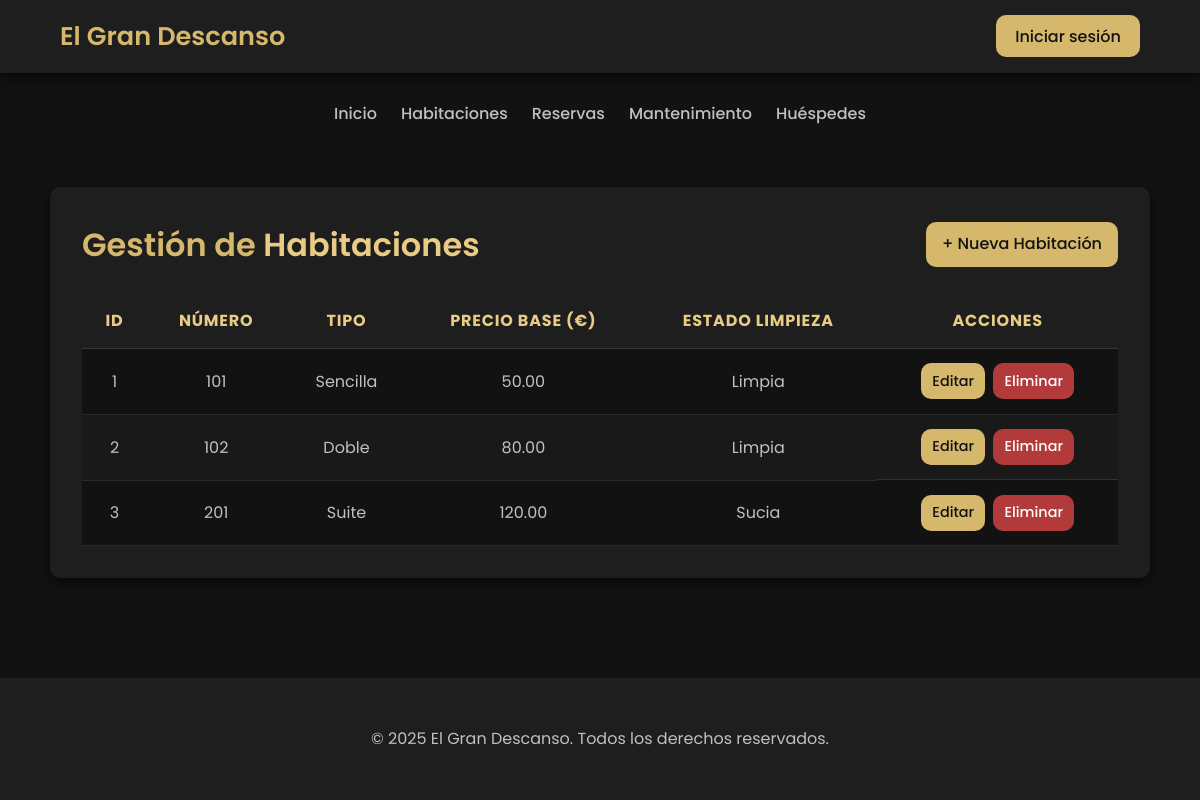
/modules/habitaciones/listar.php, run on the app's committed database.
### tables this page shows
CREATE TABLE habitaciones (
    id_habitacion INT AUTO_INCREMENT PRIMARY KEY,
    numero VARCHAR(10) NOT NULL UNIQUE,
    tipo ENUM('Sencilla', 'Doble', 'Suite') NOT NULL,
    precio_base DECIMAL(10,2) NOT NULL,
    id_estado_limpieza INT,
    FOREIGN KEY (id_estado_limpieza) REFERENCES estados_limpieza(id_estado)
        ON UPDATE CASCADE
        ON DELETE SET NULL
);

CREATE TABLE estados_limpieza (
    id_estado INT AUTO_INCREMENT PRIMARY KEY,
    descripcion ENUM('Limpia', 'Sucia', 'En Limpieza') NOT NULL
);

### modules/habitaciones/listar.php (the view)
<?php
require_once '../../config/db.php';
include '../../includes/header.php';
include '../../includes/navbar.php';
$stmt = $conn->query("
    SELECT
        h.id_habitacion,
        h.numero,
        h.tipo,
        h.precio_base,
        e.descripcion AS estado_limpieza
    FROM habitaciones h
    LEFT JOIN estados_limpieza e ON h.id_estado_limpieza = e.id_estado
    ORDER BY CAST(h.numero AS UNSIGNED) ASC, h.numero ASC
");
$habitaciones = $stmt->fetchAll(PDO::FETCH_ASSOC);
?>
<div class="habitaciones-container">
    <div class="habitaciones-header">
        <h1>Gestión de <span class="resaltado">Habitaciones</span></h1>
        <a href="agregar.php" class="btn">+ Nueva Habitación</a>
    </div>
    <?php if (count($habitaciones) > 0): ?>
        <table class="habitaciones-tabla">
            <thead>
                <tr>
                    <th>ID</th>
                    <th>Número</th>
                    <th>Tipo</th>
                    <th>Precio base (€)</th>
                    <th>Estado limpieza</th>
                    <th>Acciones</th>
                </tr>
            </thead>
            <tbody>
                <?php foreach ($habitaciones as $row): ?>
                    <tr>
                        <td><?= htmlspecialchars($row['id_habitacion']) ?></td>
                        <td><?= htmlspecialchars($row['numero']) ?></td>
                        <td><?= htmlspecialchars($row['tipo']) ?></td>
                        <td><?= number_format($row['precio_base'], 2) ?></td>
                        <td><?= htmlspecialchars($row['estado_limpieza'] ?? 'Sin asignar') ?></td>
                        <td class="habitaciones-acciones">
                            <a href="editar.php?id=<?= $row['id_habitacion'] ?>" class="editar btn">Editar</a>
                            <a href="eliminar.php?id=<?= $row['id_habitacion'] ?>" class="eliminar btn" onclick="return confirm('¿Seguro que deseas eliminar esta habitación?');">Eliminar</a>
                        </td>
                    </tr>
                <?php endforeach; ?>
            </tbody>
        </table>
    <?php else: ?>
        <p style="text-align:center; color:var(--color-texto-sec)">No hay habitaciones registradas.</p>
    <?php endif; ?>
</div>
<?php include '../../includes/footer.php'; ?>

### assets/css/style.css (style rules this page uses)
:root { --color-fondo: #121212; --color-fondo-sec: #1E1E1E; --color-texto: #F0F0F0; --color-texto-sec: #C0C0C0; --color-acento: #D6B86C; --color-acento-claro: #E8CC84; --sombra-suave: 0 4px 12px rgba(0, 0, 0, 0.6); --borde-radio: 10px; --transicion: all 0.3s ease; --fuente-principal: 'Poppins', Arial, sans-serif; --overlay-hero: rgba(0, 0, 0, 0.5); }
* { box-sizing: border-box; margin: 0; padding: 0; }
html, body { height: 100%; }
body { font-family: var(--fuente-principal); background: var(--color-fondo); color: var(--color-texto); line-height: 1.6; display: flex; flex-direction: column; min-height: 100vh; }
.btn { background: var(--color-acento); color: var(--color-fondo); padding: 0.6rem 1.2rem; border-radius: var(--borde-radio); text-decoration: none; font-weight: 500; transition: var(--transicion); }
.resaltado { color: var(--color-acento-claro); }
.habitaciones-container { width: 100%; max-width: 1100px; margin: 2rem auto; background: var(--color-fondo-sec); padding: 2rem; border-radius: var(--borde-radio); box-shadow: var(--sombra-suave); display: flex; flex-direction: column; }
.habitaciones-header { display: flex; justify-content: space-between; align-items: center; margin-bottom: 1.5rem; flex-wrap: wrap; gap: 1rem; }
.habitaciones-header h1 { color: var(--color-acento); font-size: 2rem; font-weight: 600; }
.habitaciones-header .btn { background: var(--color-acento); color: var(--color-fondo); padding: 0.6rem 1rem; border-radius: var(--borde-radio); text-decoration: none; transition: var(--transicion); font-weight: 500; }
.habitaciones-tabla { width: 100%; border-collapse: collapse; background: var(--color-fondo); }
.habitaciones-tabla th, .habitaciones-tabla td { padding: 0.9rem 1rem; text-align: center; border-bottom: 1px solid rgba(255,255,255,0.1); vertical-align: middle; word-wrap: break-word; }
.habitaciones-tabla th { background: var(--color-fondo-sec); color: var(--color-acento-claro); text-transform: uppercase; letter-spacing: 0.05rem; }
.habitaciones-tabla td { color: var(--color-texto-sec); }
.habitaciones-tabla tr:nth-child(even) { background: rgba(255,255,255,0.03); }
.habitaciones-acciones { display: flex; gap: 0.5rem; justify-content: center; flex-wrap: nowrap; overflow-x: auto; }
.habitaciones-acciones a { padding: 0.4rem 0.7rem; border-radius: var(--borde-radio); text-decoration: none; font-weight: 500; transition: var(--transicion); font-size: 0.9rem; white-space: nowrap; }
.habitaciones-acciones .editar { background: var(--color-acento); color: var(--color-fondo); }
.habitaciones-acciones .eliminar { background: #b23a3a; color: #fff; }

### data on the page
habitaciones: id_habitacion "1", numero "101", tipo "Sencilla", precio_base "50.00", id_estado_limpieza.descripcion "Limpia"
habitaciones: id_habitacion "2", numero "102", tipo "Doble", precio_base "80.00", id_estado_limpieza.descripcion "Limpia"
habitaciones: id_habitacion "3", numero "201", tipo "Suite", precio_base "120.00", id_estado_limpieza.descripcion "Sucia"
